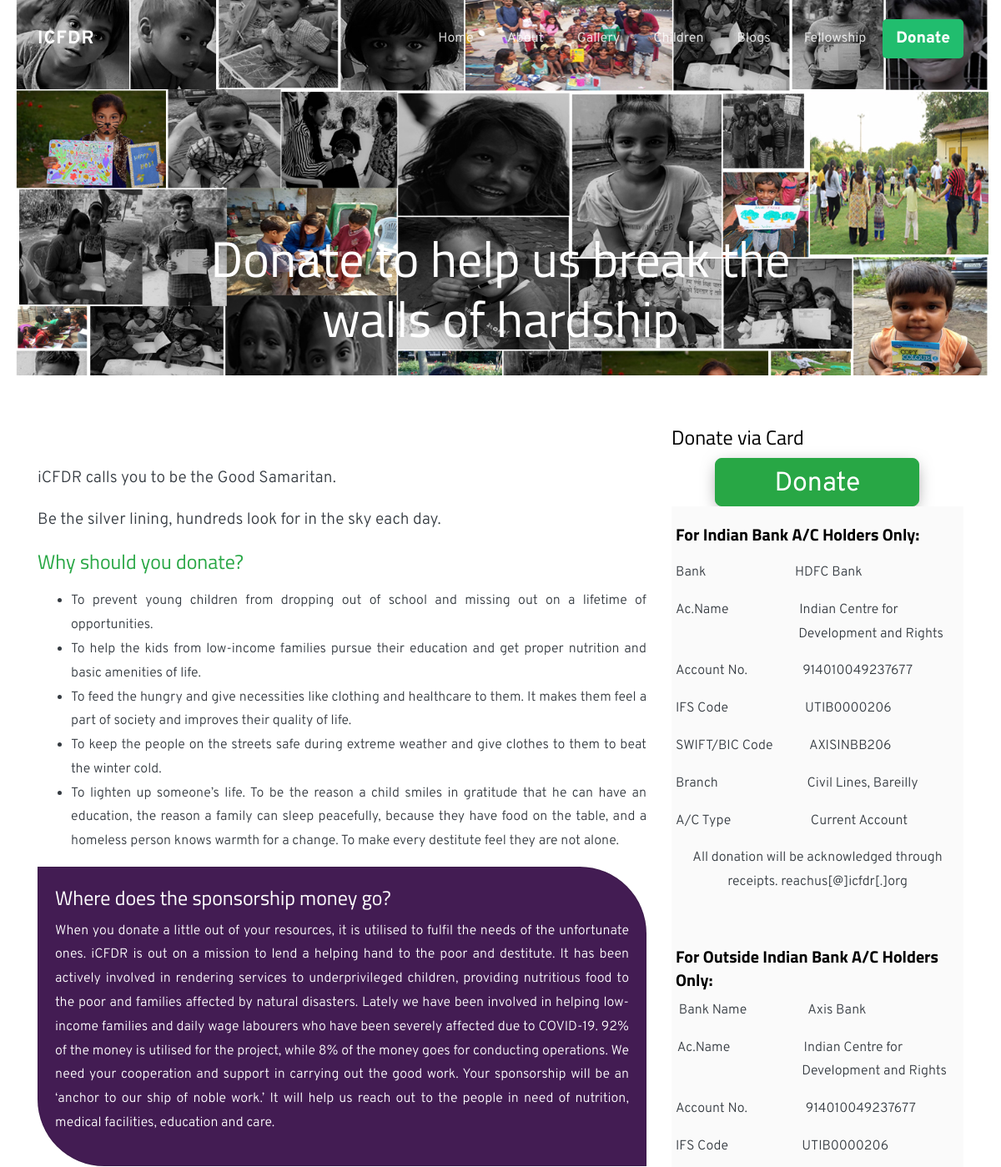
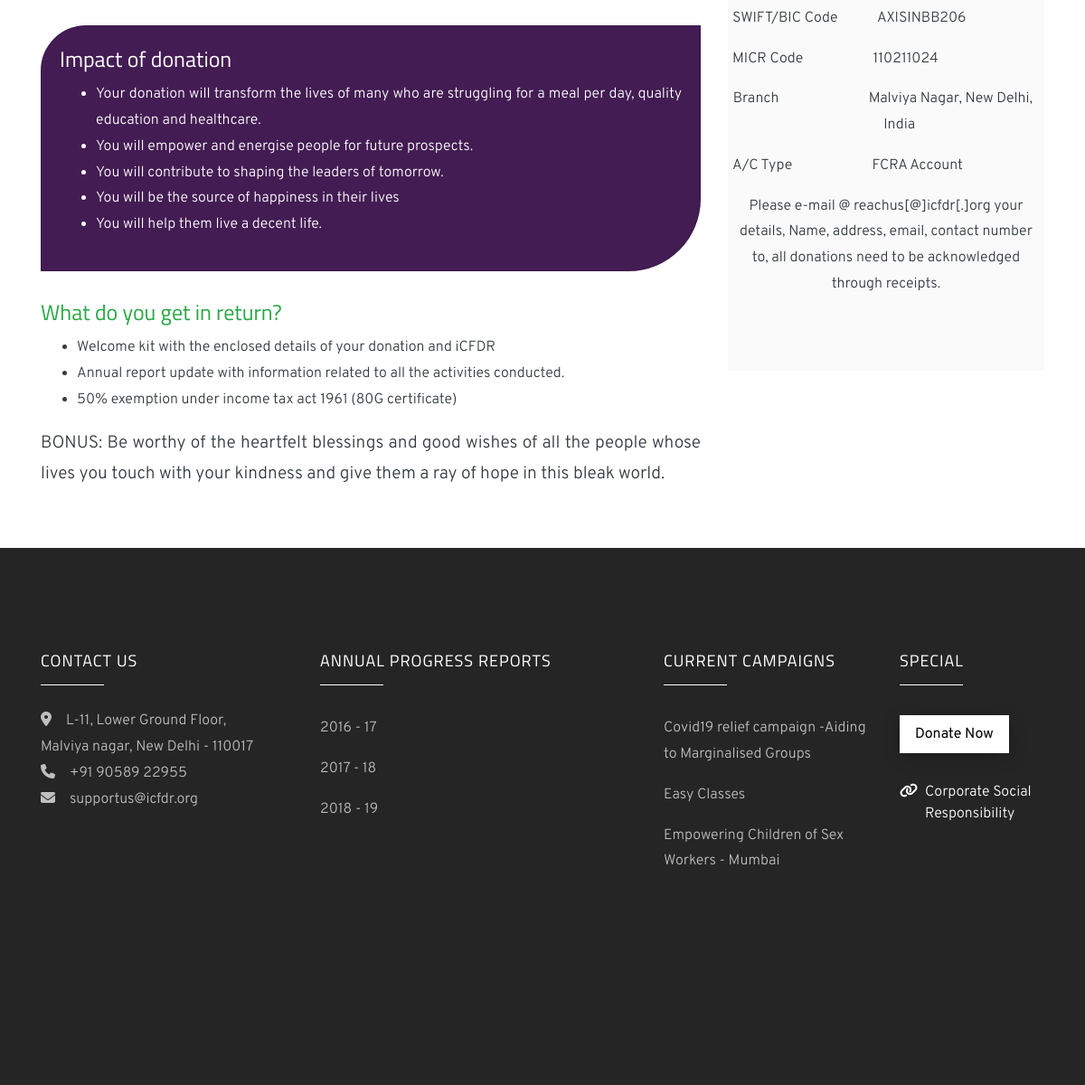
Screenshot of /donate with the database file from the repository (2 pictures, top to bottom).
### website/models.py (models this page shows, shortened)
class Donate(models.Model):
    image = models.ImageField(upload_to='images/donate/')
    bank_info = RichTextField()

class Campaign(models.Model):
    compaign_name = models.CharField(max_length=100)
    image = models.ImageField(upload_to='images/campaign/')
    text_on_image = models.CharField(max_length=150)
    description = RichTextField()
    button_text = models.CharField(max_length=30)
    slug = models.SlugField(max_length=100, default='', blank=True, unique=True)
    class Meta:
        verbose_name_plural = 'Campaign'

### website/views.py (the view)
# urls.py: path('donate',views.donate,name = 'donate'),
def donate(request):
    data = {
        'donate': Donate.objects.all()[0],
        'campaigns': Campaign.objects.all().order_by('-id')[:5],
    }
    return render(request, 'donate.html', data)

### website/templates/donate.html (shortened to what this page needs)
{% extends 'base.html' %}
{% block content %}
{% load static %}
<header class="masthead"
        style="height: 50vh;min-height: 450px;background-image: url('{{ donate.image.url }}');background-size: cover;background-position: center;background-repeat: no-repeat;">
    <div class="row no-gutters slider-text align-items-center justify-content-center" data-scrollax-parent="true">
        <div class="col-md-7  text-center">
            <h1>
                Donate to help us break the walls of hardship
            </h1>
        </div>
    </div>
</header>
<br><br>
<div class="container mb-5">
    <div class="row">
        <div class="col-lg-8 text-dark">
            <div class="mt-5 blog-content">
                <p>iCFDR calls you to be the Good Samaritan.</p>
                <p>Be the silver lining, hundreds look for in the sky each day.</p>
                <h4 class="text-success">Why should you donate?</h4>
                <p>
                <ul>
                    <li>To prevent young children from dropping out of school and missing out on a lifetime of
                        opportunities.
                    </li>
                    <li>To help the kids from low-income families pursue their education and get proper nutrition and
                        basic amenities of life.
                    </li>
                    <li>To feed the hungry and give necessities like clothing and healthcare to them. It makes them feel
                        a part of society and improves their quality of life.
                    </li>
                    <li>To keep the people on the streets safe during extreme weather and give clothes to them to beat
                        the winter cold.
                    </li>
                    <li>To lighten up someone’s life. To be the reason a child smiles in gratitude that he can have an
                        education, the reason a family can sleep peacefully, because they have food on the table, and a
                        homeless person knows warmth for a change. To make every destitute feel they are not alone.
                    </li>
                </ul>
                </p>
                <div class="card text-white " style="border-radius: 0px 80px 0px 80px;background-color: #431C53;">
                    <div class="card-body">
                        <h4 class="text-white">Where does the sponsorship money go? </h4>
                        <p>
                            When you donate a little out of your resources, it is utilised to fulfil the needs of the
                            unfortunate ones. iCFDR is out on a mission to lend a helping hand to the poor and
                            destitute. It has been actively involved in rendering services to underprivileged children,
                            providing nutritious food to the poor and families affected by natural disasters. Lately we
                            have been involved in helping low-income families and daily wage labourers who have been
                            severely affected due to COVID-19.
                            92% of the money is utilised for the project, while 8% of the money goes for conducting
                            operations.
                            We need your cooperation and support in carrying out the good work. Your sponsorship will be
                            an ‘anchor to our ship of noble work.’ It will help us reach out to the people in need of
                            nutrition, medical facilities, education and care.
                        </p>
                    </div>
                </div>
                <br>
                <div class="card  text-white " style="border-radius: 50px 0px 80px 0px;background-color: #431C53">
                    <div class="card-body">
                        <h4 class="text-white">Impact of donation </h4>
                        <ul>
                            <li>Your donation will transform the lives of many who are struggling for a meal per day,
                                quality education and healthcare.
                            </li>
                            <li>You will empower and energise people for future prospects.</li>
                            <li>You will contribute to shaping the leaders of tomorrow.</li>
                            <li>You will be the source of happiness in their lives</li>
                            <li>You will help them live a decent life.</li>
                        </ul>
                    </div>
                </div>
                <br>
                <h4 class="text-success">
                    What do you get in return?
                </h4>
                <ul>
                    <li>Welcome kit with the enclosed details of your donation and iCFDR</li>
                    <li>Annual report update with information related to all the activities conducted.</li>
                    <li>50% exemption under income tax act 1961 (80G certificate)</li>
                </ul>
                <p>BONUS: Be worthy of the heartfelt blessings and good wishes of all the people whose lives you touch
                    with your kindness and give them a ray of hope in this bleak world.</p>
            </div>
        </div>
        <div class="col-lg-4">
            <h4>Donate via Card</h4>
            <a target="_blank" href="https://www.payumoney.com/paybypayumoney/#/DFE2878E860D57AF8E18DFEF38EBE7EC" class="btn btn-success btn-block " style="width:70%;height:4%;font-size:200%;margin-left:15%;border-radius: 8px;">Donate</a>
            <div class="card-body bg-light text-dark">
                <div class="row" id="bank_info">
                    {{donate.bank_info | safe}}
                </div>
            </div>
        </div>
    </div>
</div>
{% endblock %}

### website/templates/base.html (shortened to what this page needs)
<!DOCTYPE html>
{% load static %}
<html lang="en">
<head>
    <link rel="stylesheet" href="{% static 'css/open-iconic-bootstrap.min.css' %}">
    <link rel="stylesheet" href="{% static 'css/animate.css' %}">
    <link rel="stylesheet" href="{% static 'css/owl.carousel.min.css' %}">
    <link rel="stylesheet" href="{% static 'css/owl.theme.default.min.css' %}">
    <link rel="stylesheet" href="{% static 'css/magnific-popup.css' %}">
    <link rel="stylesheet" href="{% static 'css/aos.css' %}">
    <link rel="stylesheet" href="{% static 'css/bootstrap-datepicker.css' %}">
    <link rel="stylesheet" href="{% static 'css/jquery.timepicker.css' %}">
    <link rel="stylesheet" href="{% static 'css/style.css' %}">
</head>
<body>
<nav class="navbar navbar-expand-lg navbar-dark ftco_navbar bg-dark ftco-navbar-light" id="ftco-navbar">
    <div class="container">
        <a class="navbar-brand" href="{% url 'home' %}">ICFDR</a>
        <div class="collapse navbar-collapse" id="ftco-nav">
            <ul class="navbar-nav ml-auto">
                <li class="nav-item"><a href="{% url 'home' %}" class="nav-link">Home</a></li>
                <li class="nav-item"><a href="{% url 'about' %}" class="nav-link">About</a></li>
                <li class="nav-item"><a href="{% url 'gallery' %}" class="nav-link">Gallery</a></li>
                <li class="nav-item"><a href="{% url 'home' %}#children" class="nav-link">Children</a></li>
                <li class="nav-item"><a href="{% url 'bloglist' %}" class="nav-link">Blogs</a></li>
                <li class="nav-item"><a href="{% url 'fellowship' %}" class="nav-link">Fellowship</a></li>
                <li class="nav-item"><a href="{% url 'donate' %}" class="donate-btn-nav nav-link">Donate</a></li>
            </ul>
        </div>
    </div>
</nav>
{% block content %}
{% endblock %}
<footer class="ftco-footer ftco-section img">
    <div class="container">
        <div class="row mb-5">
            <div class="col-md-3">
                <div class="ftco-footer-widget mb-4">
                    <h2 class="ftco-heading-2">Contact Us</h2>
                    <p style="text-align:left;">
                        <span class="fas fa-map-marker-alt mr-3"></span>L-11, Lower Ground Floor, Malviya nagar, New
                        Delhi - 110017<br>
                        <a href="tel:+91-90586-22955"><span class="fas fa-phone mr-3"></span>+91 90589 22955<br></a>
                        <a href="mailto:supportus@icfdr.org?Subject=ICFDR%20Easy%20Classes%20-%20Support"><span
                                class="fas fa-envelope mr-3"></span>supportus@icfdr.org</a>
                    </p>
                    <ul class="ftco-footer-social list-unstyled float-md-left float-lft mt-5">
                    </ul>
                </div>
            </div>
            <div class="col-md-4">
                <div class="ftco-footer-widget mb-4 ml-md-4">
                    <h2 class="ftco-heading-2">Annual Progress Reports</h2>
                    <ul class="list-unstyled">
                        <li><a target="_blank" href="https://drive.google.com/open?id=12yJyWt_e4_VxAgtFSAQAEEdrDGSlUoW9" class="py-2 d-block">2016 - 17</a>
                        </li>
                        <li><a target="_blank" href="https://drive.google.com/open?id=1tYPb_o-QClXzCFxPPeCs-ca7Lnde7Ln2" class="py-2 d-block">2017 - 18</a>
                        </li>
                        <li><a target="_blank" href="https://drive.google.com/open?id=1mGkgc0wgI1T13B1gySD5iHLUhTBXvLLp" class="py-2 d-block">2018 - 19</a>
                        </li>
                    </ul>
                </div>
            </div>
            <div class="col-md-3">
                <div class="ftco-footer-widget mb-4 ml-md-4">
                    <h2 class="ftco-heading-2">Current Campaigns</h2>
                    <ul class="list-unstyled">
                        {% for campaign in campaigns %}
                        <li><a href="{% url 'campaign' campaign.slug %}"
                               class="py-2 d-block">{{campaign.compaign_name}}</a></li>
                        {% endfor %}
                    </ul>
                </div>
            </div>
            <div class="col-md-2">
                <div class="ftco-footer-widget mb-4">
                    <h2 class="ftco-heading-2">Special</h2>
                    <div class="block-23 mb-3">
                        <ul>
                            <li><p><a target="_blank"
                                      href="https://www.payumoney.com/paybypayumoney/#/DFE2878E860D57AF8E18DFEF38EBE7EC"
                                      class="btn btn-white px-3 py-2 mt-2">Donate Now</a></p></li>
                            <li><a target="_blank" href="http://icfdr.org/corporate-social-responsibility/"><span
                                    class="fas fa-link mr-2"></span><span
                                    class="text">Corporate Social Responsibility</span></a></li>
                    </div>
                </div>
            </div>
        </div>
        <div class="row">
            <div class="col-md-12 text-center">
            </div>
        </div>
    </div>
</footer>
</body>
</html>

### rows the page displays
Donate: image (picture), bank_info "For Indian Bank A/C Holders Only: Bank HDFC Bank Ac.Name Indian Centre for Development and Rights Account No. 914010049237677 IFS Code UTIB0000206 SWIFT/BIC Code AXISINBB206 Branch Civil Lines, Bareilly A/C Type Current Account All donation will be acknowledged through receipts. reachus[@]icfdr[.]org For Outside Indian Bank A/C Holders Only: Bank Name Axis Bank Ac.Name Indian Centre for Development and Rights Account No. 914010049237677 IFS Code UTIB0000206 SWIFT/BIC Code AXISINBB206 MICR Code 110211024 Branch Malviya Nagar, New Delhi, India A/C Type FCRA Account Please e-mail @ reachus[@]icfdr[.]org your details, Name, address, email, contact number to, all donations need to be…"
Campaign: compaign_name "Covid19 relief campaign -Aiding to Marginalised Groups"
Campaign: compaign_name "Easy Classes"
Campaign: compaign_name "Empowering Children of Sex Workers - Mumbai"
